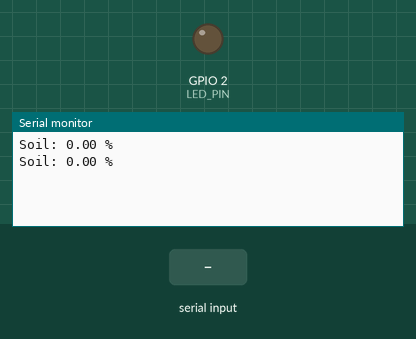
A sketch run on a simulated ESP32. Parts: output pins drawn as LEDs (lit = HIGH), the last lines printed to the serial monitor. Inputs (shaded band) come from the test bench. Storage starts empty; pins used as bus, display or sensor lines are not drawn.

Above: at 1.2 s.
1.3 s: "print\n" received over Serial
At 2.6 s:
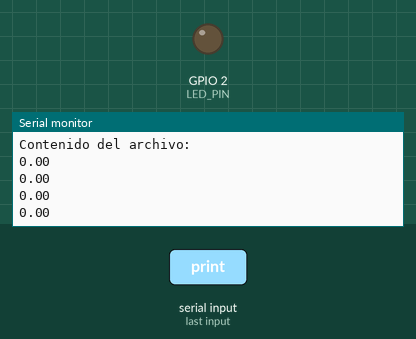
3.6 s: "clear\n" received over Serial
At 4.1 s:
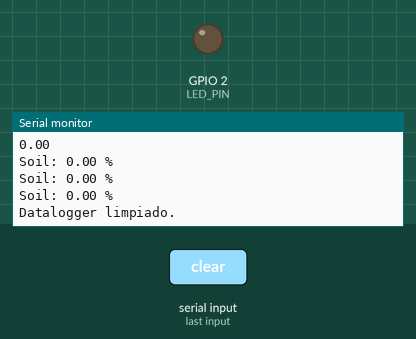
5.1 s: "1\n" received over Serial
At 5.6 s:
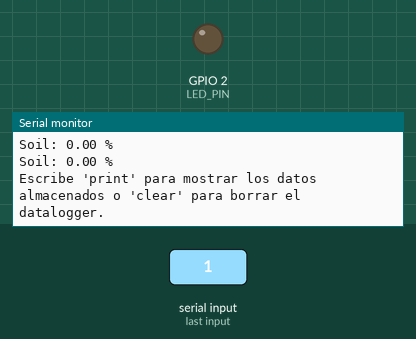

Measured:
- after the input at 1.3 s, the serial monitor: prints a new line after 0.85 s (image 1)
- after the input at 3.6 s, the serial monitor: prints a new line after 0.09 s (image 2)
- after the input at 5.1 s, the serial monitor: prints a new line after 0.12 s (image 3)

The sketch:

RS485_2.ino
```cpp
#include <SPIFFS.h>

#define DE_RE_PIN 4
#define MODE_SEND HIGH
#define MODE_RECV LOW

#define LED_PIN 2

byte bufferPH[7];
byte i = 0;

const char* filePath = "/data.txt";

bool shouldPrint = false; // Bandera para controlar si se debe imprimir
bool shouldClear = false; // Bandera para controlar si se debe borrar el datalogger

unsigned long previousMillis = 0;
const unsigned long interval = 100; // 5 minutos en milisegundos

void readSoilRS485() {
  uint8_t buff[] = {
    0x01, // Devices Address
    0x03, // Function code
    0x00, // Start Address HIGH
    0x00, // Start Address LOW
    0x00, // Quantity HIGH
    0x01, // Quantity LOW
    0x84, // CRC LOW
    0x0A  // CRC HIGH
  };

  digitalWrite(DE_RE_PIN, MODE_SEND);
  Serial2.write(buff, sizeof(buff));
  Serial2.flush(); // wait MODE_SEND completed
  digitalWrite(DE_RE_PIN, MODE_RECV);
  delay(500);

  while (Serial2.available()) {
    uint8_t data = Serial2.read();
    bufferPH[i] = data;
    i = i + 1;
  }
  i = 0;
}


void clearDataLogger() {
  SPIFFS.remove(filePath);
  Serial.println("Datalogger limpiado.");
}

void setup() {
  pinMode(DE_RE_PIN, OUTPUT);
  digitalWrite(DE_RE_PIN, MODE_RECV);
  Serial.begin(115200);
  Serial2.begin(4800, SERIAL_8N1, 17, 16); // Rx, Tx 17, 16
  Serial2.setTimeout(1000);

  if (!SPIFFS.begin(true)) {
    Serial.println("Error al montar SPIFFS");
    return;
  }
  pinMode(LED_PIN, OUTPUT);
}

void loop() {
  unsigned long currentMillis = millis();

  if (Serial.available() > 0) {
    String input = Serial.readStringUntil('\n'); // Leer la entrada desde el monitor serial
    input.trim(); // Eliminar espacios en blanco al principio y al final

    if (input == "print") {
      shouldPrint = true; // Establecer la bandera para imprimir
    } else if (input == "clear") {
      shouldClear = true; // Establecer la bandera para borrar el datalogger
    } else {
      Serial.println("Escribe 'print' para mostrar los datos almacenados o 'clear' para borrar el datalogger.");
    }
  }

  if (shouldClear) {
    clearDataLogger();
    shouldClear = false; // Restablecer la bandera después de borrar
  }

  if (currentMillis - previousMillis >= interval) {
    previousMillis = currentMillis; // Guardar el tiempo actual

    readSoilRS485();
    float conversion = (bufferPH[4]) / 10.0;
    Serial.print("Soil: ");
    Serial.print(conversion);
    Serial.println(" %");

    // Almacenar la variable conversion en un archivo en SPIFFS
    File file = SPIFFS.open(filePath, "a");
    if (file) {
      file.print(conversion);
      file.print("\n");
      file.close();
    } else {
      Serial.println("Error al abrir el archivo en SPIFFS");
      digitalWrite(LED_PIN, HIGH); // Encender el LED
    }
  }

  if (shouldPrint) {
    // Leer y mostrar el contenido del archivo
    File readFile = SPIFFS.open(filePath, "r");
    if (readFile) {
      Serial.println("Contenido del archivo:");
      while (readFile.available()) {
        Serial.println(readFile.readStringUntil('\n'));
      }
      readFile.close();
    } else {
      Serial.println("Error al abrir el archivo para lectura en SPIFFS");
      digitalWrite(LED_PIN, HIGH); // Encender el LED
    }

    shouldPrint = false; // Restablecer la bandera después de imprimir
  }
}
```
